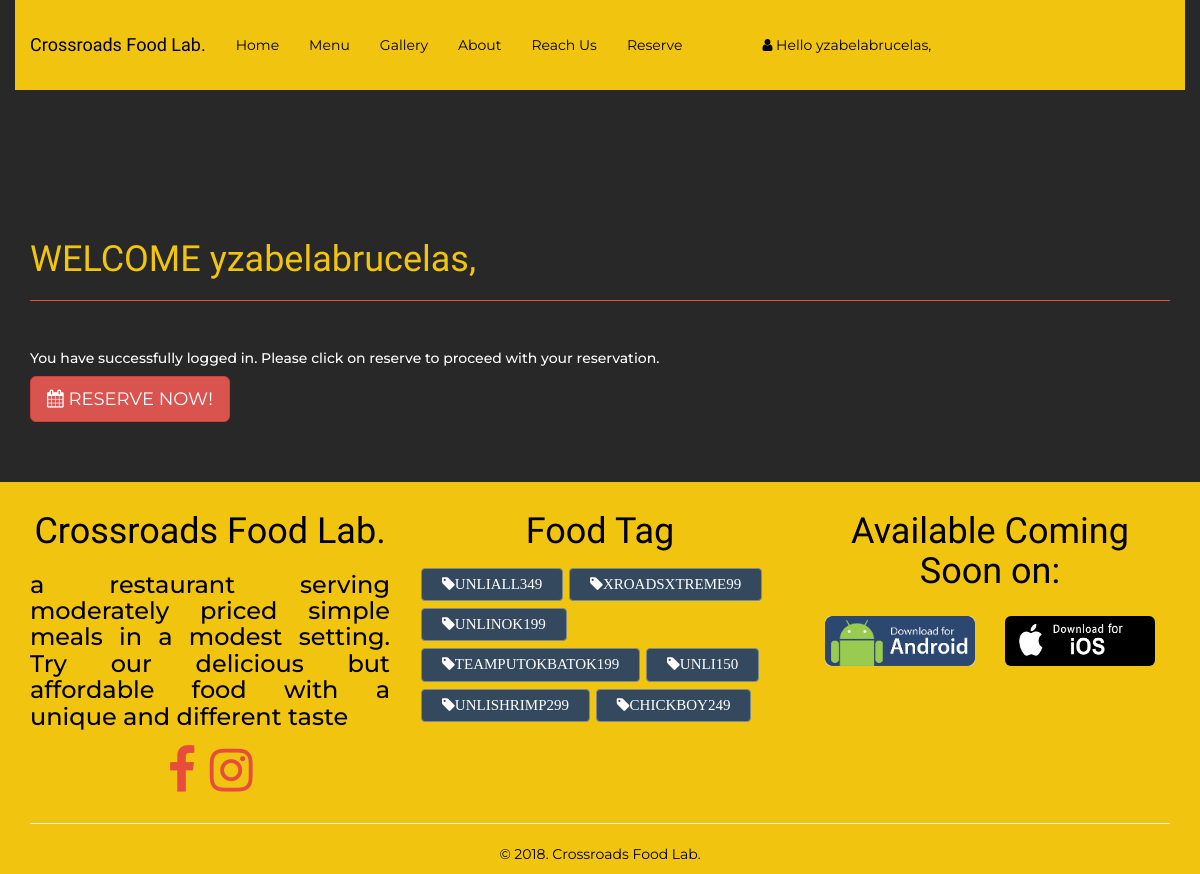
Page /welcome.php (signed in) on the committed database.
### tables this page shows
CREATE TABLE `package` (
  `package_ID` varchar(100) NOT NULL,
  `package_title` text NOT NULL,
  `package_price` double(10,2) NOT NULL,
  `package_desc` text NOT NULL,
  PRIMARY KEY (`package_ID`)
);

### welcome.php (the view, shortened to what this page needs)
<?php
$login_session=$_SESSION['login_user'];
include("includes/db.php");
?>
<!DOCTYPE html>
<html lang="en">
<head>
  <link rel="stylesheet" href="admin/assets/css/animate.css"/>
    <link rel="stylesheet" href="admin/assets/css/hover.css"/>
 <link rel="stylesheet" href="css/style1.css"/>
<link rel="stylesheet" href="https://cdnjs.cloudflare.com/ajax/libs/font-awesome/4.7.0/css/font-awesome.min.css">
</head>
<body style="background-color: rgb(40,40,40);">
 <?php include('nav/profile-nav.php');?>
<br><br><br><br><br><br><br><br><br><br>
  <div class="container">
            <br>
            <h1 align="left" style="color:#f1c40f;font-family: 'Teko', sans-serif;">WELCOME <?php echo $login_session;?>, </h1>
                        <hr style="height:30px;border-color: rgb(231,76,60);">
            <h5 style="color:white;font-family: 'Montserrat', sans-serif;">You have successfully logged in. Please click on reserve to proceed with your reservation.</h5>
            <a href="reserve.php" style="color:white;font-family: 'Montserrat', sans-serif;" class="btn btn-danger btn-lg"><i class="fa fa-calendar"></i> RESERVE NOW!</a>
</div>
<br><br><br>
<?php include('footer.php');?>
  </body>
</html>

### footer.php (shortened to what this page needs)
<!DOCTYPE html>
<html>
<head>
<link rel="stylesheet" href="https://cdnjs.cloudflare.com/ajax/libs/font-awesome/4.7.0/css/font-awesome.min.css">
      <link rel="stylesheet" href="admin/assets/css/animate.css"/>
    <link rel="stylesheet" href="admin/assets/css/hover.css"/>
 <link rel="stylesheet" href="css/style1.css"/>
</head>
    <body>
    <footer class="footer">
    <div class="container">
        <div class="row">
        <div class="col-sm-4">
            <h1><center>Crossroads Food Lab.</center></h1>
            <h3 style="text-align: justify;">a restaurant serving moderately priced simple meals in a modest setting. Try our delicious but affordable food with a unique and different taste</h3>
            <center>
            <ul class="social-icon">
            <a href="#" class="social" title="Facebook">
                <i class="fa fa-2x fa-facebook" aria-hidden="true"></i></a>
            <a href="#" class="social" title="Instagram"><i class="fa fa-2x fa-instagram" aria-hidden="true"></i></a>
            </ul>
            </center>
            </div>
        <div class="col-sm-4">
            <h1><center>Food Tag</center></h1>
            <div class="category">
                <?php
include('includes/db.php');
    $query=mysqli_query($con,"SELECT * from package")or die(mysqli_error($con));
      while ($row=mysqli_fetch_array($query)){
        $package_title=$row['package_title'];
?>
            <a href="menu.php" style="font-family: 'Teko',sans-serif;"><i class="fa fa-tag"><?php echo $package_title;?></i></a>
            <?php }?>
            </div>
            </div>
        <div class="col-md-4">
            <h1><center>Available Coming Soon on:</center></h1>
            <div class="paymebt">
          <a class="navbar-brand" href="Crossroads.apk">
                <center><img src="img/android.png" class="img-rounded" width="150px" height="50px"/></center>
            </a>
                      <a class="navbar-brand" href="#">
                <center><img src="img/ios.png" class="img-rounded" width="150px" height="50px"/></center>
            </a>
            </div>
            </div>
        </div>
        <hr>
        <div class="row text-center"> © 2018. Crossroads Food Lab.</div>
        </div>
    </footer>
    </body>
    </html>

### welcome.php (style rules this page uses)
.fa-2x { margin: 0 auto; float: none; display: table; color: rgb(231,76,60); ; }

### nav/profile-nav.php (style rules this page uses)
.navbar-brand { font-size: 24px; font-family: 'Teko', sans-serif; color: black; }
.navbar-brand.fixed-theme, .navbar-container.fixed-theme, .navbar.navbar-fixed-top.fixed-theme, .navbar-brand, .navbar-container { transition: 0.8s; -webkit-transition: 0.8s; }
a { font-family: 'Montserrat', sans-serif; color: black; }

### footer.php (style rules this page uses)
p,h1,h2,h4 { color: black; font-family: 'Teko', sans-serif; }
.footer { padding: 10px 0 10px 0; background-color:#f1c40f; color: black; font-family: 'Montserrat', sans-serif; }
.footer .social-icon { padding:0px;margin:0px; }
.footer .social-icon a { display:inline-block;color:#fff;font-size:25px;padding:5px; }
.footer .category a { text-decoration: none; color: #fff; display: inline-block; padding: 5px 20px; margin: 1px; border-radius:4px; margin-top: 6px; font-size: 15px; background-color: #34495e; border: solid 1px #7f8c8d; font-family: "Montserrat",sans-serif; }

### rows in the picture
package: package_title "UNLIALL349"
package: package_title "XROADSXTREME99"
package: package_title "UNLINOK199"
package: package_title "TEAMPUTOKBATOK199"
package: package_title "UNLI150"
package: package_title "UNLISHRIMP299"
package: package_title "CHICKBOY249"

### other values in the picture
$login_session "yzabelabrucelas"
